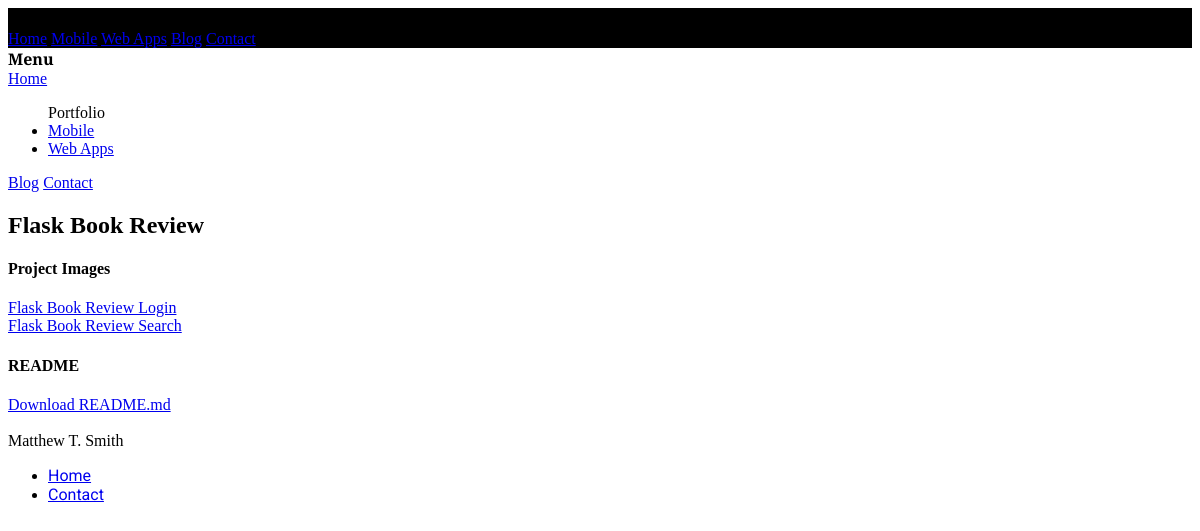
/portfolio/apps, run on the app's committed database.
### portfolio/models.py (models this page shows, shortened)
class Project(models.Model):
    name = models.CharField(max_length=64)
    category = models.CharField(max_length=20)
    platform = models.CharField(max_length=20, null=True)
    link = models.URLField(null=True)
    readme = models.FileField(upload_to='readmes', storage=gd_storage, null=True)
    stack = models.TextField()
    date = models.DateField(default="2018-05-07")

class Image(models.Model):
    name = models.CharField(max_length=64)
    category = models.CharField(max_length=20)
    img = models.ImageField(upload_to='images', storage=gd_storage)
    project = models.ForeignKey(
        'Project',
        on_delete=models.CASCADE
    )

### portfolio/views.py (the view)
# urls.py: path("portfolio/apps", views.apps, name="apps"),
def apps(request):
    context = {
        "projects": Project.objects.filter(category="web"),
        "images": Image.objects.filter(category="web")
    }
    return render(request, "portfolio/project.html", context)

### portfolio/templatetags/custom.py (called while the page is built)
@register.filter
def sub(list, id):
    return list.filter(project__id=id)

### portfolio/templates/portfolio/project.html (shortened to what this page needs)
{% extends "portfolio/base.html" %}
{% load custom %}
{% block body %}
  <div class="mdl-typography--text-center">
    {% for project in projects %}
      <h2>{{ project.name }}</h2>
      <h4>Project Images</h4>
      <div>
        {% for image in images|sub:project.id %}
          <a href="{{ image.img.url }}" target="_blank">{{ image.name }}</a>
          <br>
        {% endfor %}
      </div>
      <h4>README</h4>
      <div>
        <a href="{{ project.readme.url }}" target="_blank">Download README.md</a>
      </div>
    {% endfor %}
  </div>
  <br>
{% endblock %}

### portfolio/static/portfolio/css/styles.css (style rules this page uses)
body { min-height: 100vh; }

### data on the page
Project: name "Flask Book Review"
Image: name "Flask Book Review Login"
Image: name "Flask Book Review Search"
